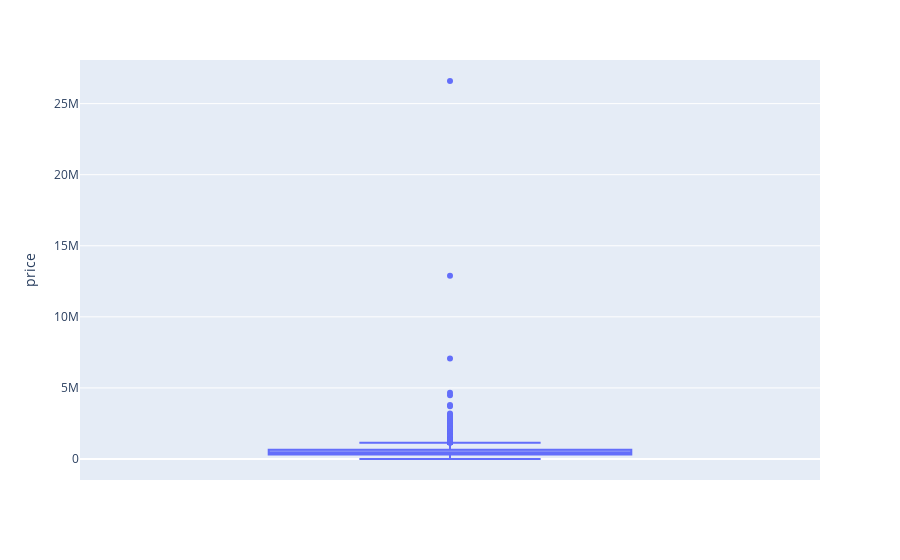

The notebook cell saved with this chart:
### Markdown cell above
La función box() nos permite ver un diagrama de caja, representa la distribución de la columna ingresada como argumento.

### Code cell
fig = px.box(df, y="price")
fig.show()

### Figure 1 — Plotly figure (JSON) as saved in the notebook; plotly's stock layout.template omitted (floating-point values rounded to 4 significant figures; data arrays with more than 128 entries replaced by an {"elided": "..."} marker saying what was removed)
{"data": [{"alignmentgroup": "True", "hovertemplate": "price=%{y}<extra></extra>", "legendgroup": "", "marker": {"color": "#636efa"}, "name": "", "notched": false, "offsetgroup": "", "orientation": "v", "showlegend": false, "type": "box", "x0": " ", "xaxis": "x", "y": {"elided": "4600 float values"}, "y0": " ", "yaxis": "y"}], "layout": {"autosize": true, "boxmode": "group", "legend": {"tracegroupgap": 0}, "margin": {"t": 60}, "xaxis": {"anchor": "y", "autorange": true, "domain": [0, 1], "range": [-0.5, 0.5], "type": "category"}, "yaxis": {"anchor": "x", "autorange": true, "domain": [0, 1], "range": [-1477000.0, 28070000.0], "title": {"text": "price"}, "type": "linear"}}}
